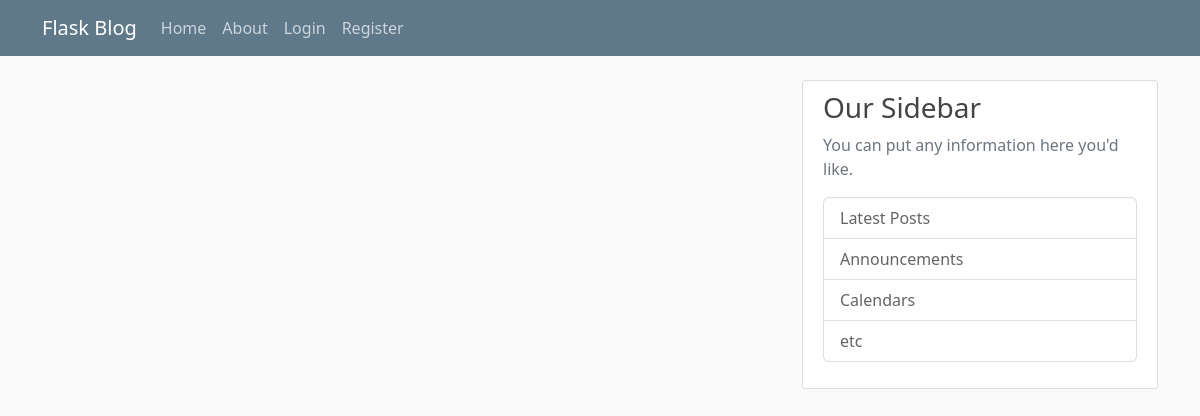
Page /home on the earlier database version.
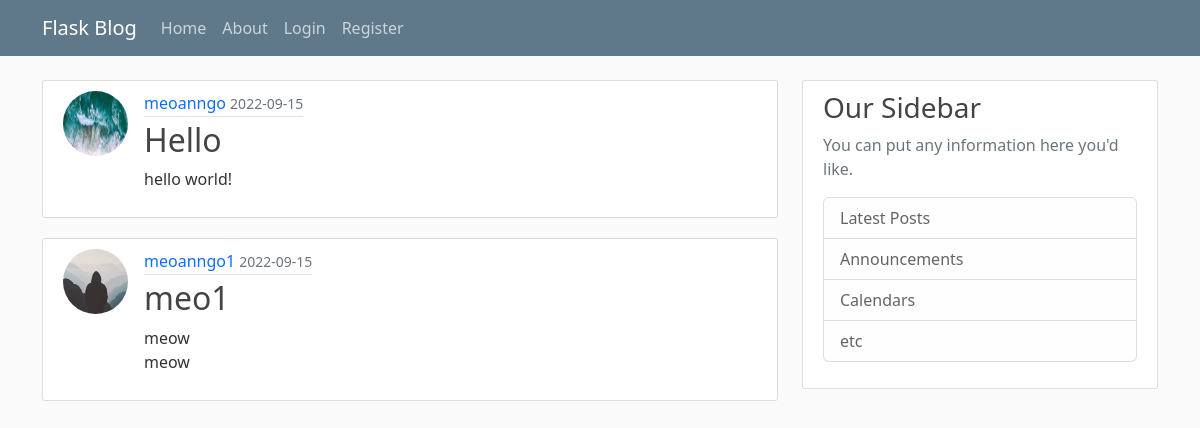
Same page on the later database version.
### flaskblog/models.py (models this page shows, shortened)
class Post(db.Model):
    id = db.Column(db.Integer, primary_key=True)
    title = db.Column(db.String(100), nullable=False)
    date_posted = db.Column(db.DateTime, nullable=False, default=datetime.utcnow)
    content = db.Column(db.Text, nullable=False)
    user_id = db.Column(db.Integer, db.ForeignKey('user.id'), nullable=False)

class User(db.Model, UserMixin):
    id = db.Column(db.Integer, primary_key=True)
    username = db.Column(db.String(20), unique=True, nullable=False)
    email = db.Column(db.String(120), unique=True, nullable=False)
    image_file = db.Column(db.String(20), nullable=False, default="default.jpg")
    password = db.Column(db.String(60), nullable=False)
    posts = db.relationship('Post', backref='author', lazy=True)

### flaskblog/routes.py (the view)
@app.route("/")
@app.route("/home")
def home():
    posts = Post.query.all()
    return render_template('home.html', posts=posts)

### flaskblog/templates/home.html
{% extends "layout.html" %}
{% block content %}
    {% for post in posts %}
        <article class="media content-section d-flex">
            <img class="rounded-circle article-img" src="{{ url_for('static', filename='profile_pics/' + post.author.image_file) }}">
          <div class="media-body">
            <div class="article-metadata">
              <a class="mr-2" href="#">{{ post.author.username }}</a>
              <small class="text-muted">{{ post.date_posted.strftime('%Y-%m-%d') }}</small>
            </div>
            <h2><a class="article-title" href="{{ url_for('post', post_id=post.id) }}">{{ post.title }}</a></h2>
            <p class="article-content">{{ post.content }}</p>
          </div>
        </article>
    {% endfor %}
{% endblock content %}

### flaskblog/templates/layout.html (shortened to what this page needs)
<!DOCTYPE html>
<html>
<head>
  <link href="https://cdn.jsdelivr.net/npm/bootstrap@5.2.0/dist/css/bootstrap.min.css" rel="stylesheet"
>
  <link rel="stylesheet" type="text/css" href="{{ url_for('static', filename='main.css') }}">
</head>
<body>
  <header class="site-header">
    <nav class="navbar navbar-expand-md navbar-dark bg-steel fixed-top ">
      <div class="container">
        <a class="navbar-brand mr-4" href="/">Flask Blog</a>
        <div class="collapse navbar-collapse d-flex" id="navbarToggle">
          <div class="navbar-nav mr-auto">
            <a class="nav-item nav-link" href="/">Home</a>
            <a class="nav-item nav-link" href="/about">About</a>
          </div>
          <div class="navbar-nav">
             {% if current_user.is_authenticated %}
                <a class="nav-item nav-link" href="{{ url_for('new_post') }}">New Post</a>
                <a class="nav-item nav-link" href="{{ url_for('account') }}">Account</a>
                <a class="nav-item nav-link" href="{{ url_for('logout') }}">Logout</a>
              {% else %}
                <a class="nav-item nav-link" href="/login">Login</a>
                <a class="nav-item nav-link" href="/register">Register</a>
             {% endif %}
          </div>
        </div>
      </div>
    </nav>
  </header>
  <main role="main" class="container">
    <div class="row">
      <div class="col-md-8">
        {% block content %} {% endblock %}
      </div>
      <div class="col-md-4">
        <div class="content-section">
          <h3>Our Sidebar</h3>
          <p class='text-muted'>You can put any information here you'd like.
          <ul class="list-group">
            <li class="list-group-item list-group-item-light">Latest Posts</li>
            <li class="list-group-item list-group-item-light">Announcements</li>
            <li class="list-group-item list-group-item-light">Calendars</li>
            <li class="list-group-item list-group-item-light">etc</li>
          </ul>
          </p>
        </div>
      </div>
    </div>
  </main>
</body>
</html>

### flaskblog/static/main.css (style rules this page uses)
body { background: #fafafa; color: #333333; margin-top: 5rem; }
h1, h2, h3, h4, h5, h6 { color: #444444; }
.bg-steel { background-color: #5f788a; }
.site-header .navbar-nav .nav-link { color: #cbd5db; }
.content-section { background: #ffffff; padding: 10px 20px; border: 1px solid #dddddd; border-radius: 3px; margin-bottom: 20px; }
.article-title { color: #444444; }
a { text-decoration: none; }
.article-content { white-space: pre-line; }
.article-img { height: 65px; width: 65px; margin-right: 16px; }
.article-metadata { padding-bottom: 1px; margin-bottom: 4px; border-bottom: 1px solid #e3e3e3 }

Differences in the rows shown:
added Post: image_file (picture), author.username "meoanngo", date_posted "2022-09-15", title "Hello", content "hello world!"
added Post: image_file (placeholder picture), author.username "meoanngo1", date_posted "2022-09-15", title "meo1", content "meow meow"
